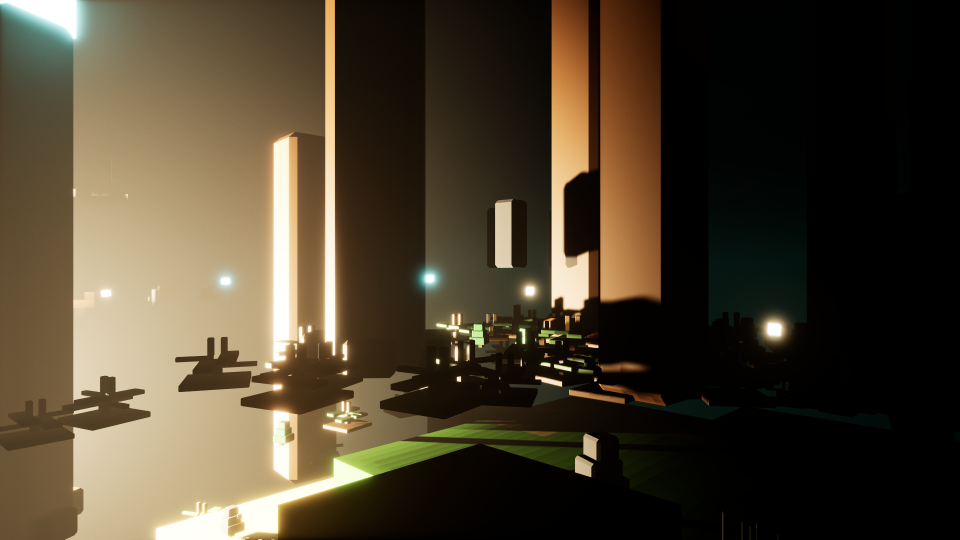
#> input picture data/islands/oddsreaper/shots/hero_unreal_play.png, 1920 x 1080 px, found by its file name (shown at 1/2 size)
$ python test_hero_storm_rgb.py
#> lines starting #> are read from the running program, lines starting #| are printed output that depends on the picture
### tools/islands/oddsreaper/oddsreaper_turn.py
# SPDX-License-Identifier: MIT
"""OddsReaper's 20-minute editor turn, in order, hard-capped at 18 min. Run ONLY when 2hot2trot/referee grants the slot.
    python oddsreaper_turn.py [--skip-build]
Steps: preflight -> build DaedalusLink (unreal-job -Start -Fast; reopens editor) -> sky director -> island ->
SAVE sublevel+DaedalusWorld (before shot; bridge timeout can't zero the turn) -> write island_result.json ->
hero shot (SceneCapture2D warm, then viewport retry + HighResShot) -> 20 s Play check + shot (if time) ->
stop Play -> restore_world_sky (Clear) -> save OddsReaperIsland ONLY -> verify Clear -> tidy -> post DONE + HANDOFF
$OR_NEXT (default art-master-flex) on the team link. Never a blind bridge save after Play (round 3/4 storm leak).
Talks to the Claude Unreal Bridge (127.0.0.1:9877, PROTOCOL.md). Whatever fails, it always stops Play and saves.
Bridge liveness PREFLIGHT before TURN START: short ping; if the bridge is dead (GPU-crashed editor, refused or hung)
it posts one HOLD note, does NOT start the 18-min clock or place anything, re-pings every OR_PREFLIGHT_S (default 30 s)
and needs two good pings in a row, until alive or give-up (default turn start + 60 min, OR_GIVE_UP_MIN; OR_GIVE_UP=HH:MM rolls past midnight). Each check writes
bot-team/shots/oddsreaper/bridge_status.json {ok, ts, detail}. Build (-Fast) only runs after the bridge is alive
(or after a successful preflight recovery); never burn the turn on a dead editor."""
from pathlib import Path
import base64, datetime as dt, json, os, shutil, socket, subprocess, sys, time

T0 = time.time(); CAP = 18 * 60
REPO = r"C:\Users\730ri\projects\Daedalus2"
PY = REPO + r"\engines\unreal\DaedalusLink\Content\Python"
TOOL = REPO + r"\tools\islands\oddsreaper"
LAYOUT = REPO + r"\data\islands\oddsreaper\layout.json"
SHOTS = r"C:\Users\730ri\projects\bot-team\shots\oddsreaper"
RESULT = os.path.join(SHOTS, "island_result.json")
OUTBOX = r"C:\Users\730ri\projects\bot-team\link\outbox\oddsreaper.jsonl"
TIDY = r"C:\Users\730ri\projects\studio-screen-connector\tidy.ps1"
NEXT = os.environ.get("OR_NEXT", "art-master-flex")  # round 3+: set OR_NEXT to whoever the referee names
PORT = int(os.environ.get("OR_BRIDGE_PORT", "9877"))
PREFLIGHT_S = int(os.environ.get("OR_PREFLIGHT_S", "30"))
PING_S = int(os.environ.get("OR_PING_S", "5"))
GIVE_UP_HHMM = os.environ.get("OR_GIVE_UP", "")  # "" = start + OR_GIVE_UP_MIN; a passed HH:MM rolls to tomorrow
GIVE_UP_MIN = int(os.environ.get("OR_GIVE_UP_MIN", "60"))
LOG = []


MIN_BUILD_GB = float(os.environ.get("OR_MIN_BUILD_GB", "2.0"))  # -Fast build reopens the editor (big RAM spike)
MIN_PLAY_GB = float(os.environ.get("OR_MIN_PLAY_GB", "1.5"))    # PIE duplicates the world; referee: ~1 GB free, batch small
# Island-only temp capture lights (disk-saver/hephaestus lit-capture pattern, storm-cool tint).
# SceneCapture blacks out when the world is dark; warm daylight fills would wash oddsreaper_storm to Clear.
# Spawn tagged OR_TEMP_* for the shot only, destroy before any save. OR_TEMP_LIGHTS=0 disables.
TEMP_LIGHT_TAG = "OR_TempCapture"
TEMP_LIGHT_PREFIX = "OR_TEMP_"
TEMP_FILL_INTENSITY = 2.5e5   # half of heph/disk-saver 5e5 — keep stormish luma
TEMP_SUN_INTENSITY = 4.0
TEMP_EV100 = 10.0
TEMP_LIGHT_RGB = (180, 200, 255)  # cool storm fill (not warm daylight 255,244,225)


# [41 lines left out: functions temp_lights_plan, is_temp_light_actor, free_ram_gb, ram_ok, not called in this run]


def left(): return CAP - (time.time() - T0)
def say(m): line = f"[{(time.time() - T0) / 60:5.1f}m] {m}"; print(line, flush=True); LOG.append(line)
def link(text, to="*"):
    with open(OUTBOX, "a", encoding="utf-8") as f: f.write(json.dumps({"to": to, "type": "note", "body": {"text": text}}) + "\n")


# [24 lines left out: functions write_result, call, not called in this run]


def py(code, timeout=600):
    return call("execute_python", timeout=timeout, code=code).get("result")


# [242 lines left out: functions wait_bridge, _give_up_dt, bridge_alive, preflight, scene_capture_hero, take_hero_shot, not called in this run]


STORM_CODE = r"""import unreal
w = unreal.EditorLevelLibrary.get_game_world()
# Sublevel streaming: MoodVolume lives on OddsReaperIsland. If that streaming level is unloaded in PIE,
# volumes=[] and only the director fallback runs (sky ok, but volume-driven wetness/hold never fires).
streamed = []
if w:
    try:
        _sl = unreal.GameplayStatics.get_streaming_level(w, "OddsReaperIsland")
        if _sl:
            _sl.set_should_be_loaded(True); _sl.set_should_be_visible(True); streamed.append("OddsReaperIsland")
    except Exception: pass
    for sl in list(getattr(w, "get_streaming_levels", lambda: [])() or []):
        pkg = ""
        for prop in ("world_asset_package_f_name", "package_name"):
            try:
                pkg = str(sl.get_editor_property(prop)); break
            except Exception:
                pass
        if "OddsReaper" not in pkg:
            continue
        for prop, val in (("should_be_loaded", True), ("should_be_visible", True)):
            try: sl.set_editor_property(prop, val)
            except Exception: pass
        for meth in ("set_should_be_loaded", "set_should_be_visible"):
            try: getattr(sl, meth)(True)
            except Exception: pass
        streamed.append(pkg)
d = [a for a in unreal.GameplayStatics.get_all_actors_of_class(w, unreal.DaedalusSkyDirector)] if w else []
# Round-3 turn logged volumes=0 even after the streaming flip: should_be_loaded only takes effect on a later
# streaming update (same-tick search sees nothing), and PIE copies may not carry the editor actor label.
# Flush streaming first, then match by label OR by the volume's mood row (set from layout.json at placement).
flushed = False
if w and streamed:
    try: unreal.GameplayStatics.flush_level_streaming(w); flushed = True
    except Exception: pass
allv = list(unreal.GameplayStatics.get_all_actors_of_class(w, unreal.DaedalusMoodVolume)) if w else []
def _vmood(a):
    try: return str(a.get_editor_property("mood"))
    except Exception: return ""
v = [a for a in allv if "OddsReaper" in a.get_actor_label()]
vmatch = "label" if v else None
if not v:
    v = [a for a in allv if _vmood(a) == "oddsreaper_storm"]; vmatch = "mood" if v else None
def st(x): return {"hour": round(x.get_hour(), 2), "weather": str(x.get_editor_property("weather")), "mood": str(x.get_editor_property("mood"))}
def setp(o, name, val):
    for p in (name, "b_" + name):
        try: o.set_editor_property(p, val); return True
        except Exception: pass
    return False
before = st(d[0]) if d else None
via = None
pinned = {}
if v and hasattr(v[0], "apply_now"):
    # PIE copy only (Stop discards it). The volume's 0.5 s view Tick reads the PLAYER camera, which sits on the
    # main island 4 km away, so it would call Restore() right after apply_now and blend back to Clear daylight
    # before the SceneCapture hero shot. Pin it: no view trigger, no restore on exit.
    pinned = {"trigger_on_view_off": setp(v[0], "trigger_on_view", False), "restore_on_exit_off": setp(v[0], "restore_on_exit", False)}
    v[0].apply_now(True); via = "volume.apply_now"
elif d:
    setp(d[0], "clock_running", False); d[0].set_editor_property("auto_weather_hours", 0.0)
    d[0].set_time_of_day(18.75); d[0].set_mood("oddsreaper_storm", True); d[0].set_weather(unreal.DaedalusWeather.STORM, True); via = "director"
# materials_mpc.json storm contract so felt/cliff/cistern MIDs match the sky look during the Play hero shot.
mpc_set = {}
try:
    mpc = None
    for path in ("/Game/OddsReaper/MPC_OR_SkyWeather", "/Game/OddsReaper/Art/MPC_OR_SkyWeather", "/Game/Daedalus/MPC_OR_SkyWeather"):
        if unreal.EditorAssetLibrary.does_asset_exist(path):
            mpc = unreal.EditorAssetLibrary.load_asset(path); break
    if mpc and w:
        for name, val in (("WindStrength", 0.95), ("Wetness", 1.0), ("StormPulse", 1.0), ("NightMask", 0.25)):
            try:
                unreal.MaterialLibrary.set_scalar_parameter_value(w, mpc, name, float(val)); mpc_set[name] = val
            except Exception as e:
                mpc_set[name] = "err:" + str(e)[:48]
    else:
        mpc_set = {"skipped": "mpc asset missing (data contract only until editor turn)"}
except Exception as e:
    mpc_set = {"error": str(e)[:80]}
result = {"directors": len(d), "volumes": len(v), "volumes_all": len(allv), "vmatch": vmatch, "flushed": flushed, "via": via, "pinned": pinned, "streamed": streamed, "mpc": mpc_set, "before": before, "after": st(d[0]) if d else None}"""
# Read-back after a few game ticks: proves the storm held (not restored by a volume Tick) before the shot.
STORM_CHECK_CODE = r"""import unreal
w = unreal.EditorLevelLibrary.get_game_world()
d = [a for a in unreal.GameplayStatics.get_all_actors_of_class(w, unreal.DaedalusSkyDirector)] if w else []
x = d[0] if d else None
result = {'hour': round(x.get_hour(), 2), 'weather': str(x.get_editor_property('weather')), 'mood': str(x.get_editor_property('mood'))} if x else None"""


# [5 lines left out: function storm_held, not called in this run]


def daylightish_rgb(mean_r, mean_b, lum):
    """Gate: warm+bright OR washed-bright (lum>140) = not storm. Round-2 was warm daylight; round-3 false OK was cool washed sky lum~220."""
    lum = float(lum); mean_r = float(mean_r); mean_b = float(mean_b)
    if lum > 140:
        return True
    return lum > 95 and mean_r > mean_b + 5


def hero_storm_rgb(path):
    """Mean RGB / luminance of a Play hero PNG. Round-2 play shot was daylightish (lum~145, R>B).
    Storm look should be cooler/darker. Pure/headless; returns None if file missing or unreadable."""
    try:
        from PIL import Image
    except ImportError:
        return None
    p = Path(path) if not isinstance(path, Path) else path
    if not p.is_file():
        return None
    try:
        im = Image.open(p).convert("RGB")
        w, h = im.size
#> w = 1920; h = 1080
        px = list(im.getdata())[::16]
#> px = 129600 items
        if not px:
            return None
        r = sum(c[0] for c in px) / len(px)
#> r = 75.85
        g = sum(c[1] for c in px) / len(px)
#> g = 64.92
        b = sum(c[2] for c in px) / len(px)
#> b = 46.79
        lum = 0.2126 * r + 0.7152 * g + 0.0722 * b
#> lum = 65.94
        sky = im.crop((0, 0, w, max(1, h // 4)))
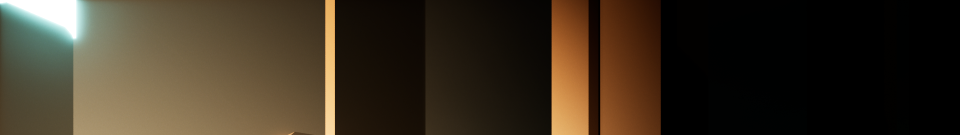
#> sky: PIL image 1920x270 RGB (shown at 1/2 size); mean R, G, B 59.5, 48.8, 33.7
        spx = list(sky.getdata())[::8]
#> spx = 64800 items
        sr = sum(c[0] for c in spx) / len(spx)
#> sr = 59.77
        sg = sum(c[1] for c in spx) / len(spx)
#> sg = 48.98
        sb = sum(c[2] for c in spx) / len(spx)
#> sb = 33.79
        daylightish = daylightish_rgb(r, b, lum)
#> daylightish = False
        stormish = (not daylightish) and ((b >= r - 2 and lum < 110) or (sb >= sr and lum < 100) or lum < 70)
#> stormish = True
        return {
            "path": str(p), "w": w, "h": h,
            "mean": {"R": round(r, 1), "G": round(g, 1), "B": round(b, 1)},
            "lum": round(lum, 1),
            "sky": {"R": round(sr, 1), "G": round(sg, 1), "B": round(sb, 1)},
            "daylightish": daylightish, "stormish": stormish,
        }
    except Exception as e:
        return {"error": str(e)[:120]}


# [19 lines left out: function force_storm_in_pie, not called in this run]


def run_file(path, timeout):
    return py(f"import runpy,sys; sys.path.insert(0, r'{os.path.dirname(path)}'); "
              f"result = runpy.run_path(r'{path}', run_name='oddsreaper_turn')['run']()", timeout)


# ---- Post-Play save contract (round 3/4 lesson) ------------------------------------------------------------------
# The bridge "save" command is save_current_level + save_dirty_packages(True, True): it writes EVERY dirty package,
# including the persistent DaedalusWorld. In rounds 3/4 that put the oddsreaper_storm look (Storm, 18.75, clock
# paused) on disk for every island. After Play we therefore never blind-save. Sequence (post_play_plan):
#   stop -> restore_world_sky.py (young_meadow / Clear / 9.4 / clock running, its own verified persistent-map save)
#        -> save the OddsReaperIsland sublevel ONLY (set current + save_current_level; same as fix_oddsreaper_storm / r4_pie)
#        -> verify the editor-world director is Clear; if DaedalusWorld.umap moved during our sublevel save or the
#           world is not Clear, run restore_world_sky + verify once more.
SUBLEVEL = "OddsReaperIsland"
WORLD_UMAP = r"C:\Unreal\DaedalusRealm\Content\Daedalus\DaedalusWorld.umap"
SUB_UMAP = r"C:\Unreal\DaedalusRealm\Content\OddsReaper\Maps\OddsReaperIsland.umap"
RESTORE_WORLD_SKY = os.path.join(TOOL, "restore_world_sky.py")
CLEAR_WORLD = {"mood": "young_meadow", "weather": "CLEAR", "hour": 9.4, "clock_running": True}
CLEAR_HOUR_TOL = float(os.environ.get("OR_CLEAR_HOUR_TOL", "0.5"))  # clock runs after restore; allow small drift
POST_PLAY_SEQUENCE = ("stop", "restore_world_sky", "save_sublevel", "verify_clear")


def post_play_plan():
    """Pure contract: the post-Play order. There is no blind bridge 'save' step in it."""
    return list(POST_PLAY_SEQUENCE)


# [33 lines left out: functions world_clear, world_umap_jumped, needs_reclear, not called in this run]


SAVE_SUBLEVEL_CODE = r"""import unreal, os, time
W = r"@WORLD_UMAP@"; S = r"@SUB_UMAP@"; NAME = "@SUBLEVEL@"
def m(p): return os.path.getmtime(p) if os.path.exists(p) else 0.0
les = unreal.get_editor_subsystem(unreal.LevelEditorSubsystem)
def cur():
    try: return str(les.get_current_level().get_outer().get_name())
    except Exception: return ""
prev = cur(); wb, sb = m(W), m(S)
les.set_current_level_by_name(NAME)
now = cur()
saved = bool(les.save_current_level()) if now == NAME else False  # current sublevel package only (no dirty-package sweep)
time.sleep(0.15)
wa, sa = m(W), m(S)
if prev and prev != NAME:
    try: les.set_current_level_by_name(prev)
    except Exception: pass
result = {"saved": saved, "current": now, "prev": prev, "world_umap_before": wb, "world_umap_after": wa,
          "sub_umap_before": sb, "sub_umap_after": sa, "sub_written": sa > sb}""".replace(
    "@WORLD_UMAP@", WORLD_UMAP).replace("@SUB_UMAP@", SUB_UMAP).replace("@SUBLEVEL@", SUBLEVEL)

VERIFY_CLEAR_CODE = r"""import unreal, os
W = r"@WORLD_UMAP@"
actors = unreal.get_editor_subsystem(unreal.EditorActorSubsystem).get_all_level_actors()
d = [a for a in actors if isinstance(a, unreal.DaedalusSkyDirector)]
def gp(o, name):
    for p in (name, "b_" + name):
        try: return o.get_editor_property(p)
        except Exception: pass
    return None
if d:
    x = d[0]
    try: hour = float(x.get_hour())
    except Exception: hour = float(gp(x, "time_of_day") or -1)
    cr = gp(x, "clock_running")
    result = {"directors": len(d), "mood": str(gp(x, "mood")), "weather": str(gp(x, "weather")), "hour": round(hour, 2),
              "clock_running": (bool(cr) if cr is not None else None),
              "world_umap_mtime": os.path.getmtime(W) if os.path.exists(W) else 0.0}
else:
    result = {"directors": 0}""".replace("@WORLD_UMAP@", WORLD_UMAP)


# [157 lines left out: functions post_play_save, hero_target_from_layout, main, not called in this run]


# [30 lines that do not run on import are left out]

### tools/islands/oddsreaper/test_hero_storm_rgb.py
# SPDX-License-Identifier: MIT
"""Headless: daylight RGB gate for OddsReaper Play hero shot (round-2 bug class).

Round-2 hero was daylightish (lum~145, R>B). Round-3 false-OK was washed cool sky (lum~220).
Gate rejects warm+bright OR any lum>140. Run: python test_hero_storm_rgb.py
"""
import os, sys
sys.path.insert(0, os.path.dirname(os.path.abspath(__file__)))
import oddsreaper_turn as t

assert t.daylightish_rgb(142.4, 129.5, 145.5), "round-2 warm baseline"
assert t.daylightish_rgb(211.8, 226.9, 219.5), "round-3 washed cool sky must gate"
assert t.daylightish_rgb(150, 120, 100), "warm bright"
assert not t.daylightish_rgb(80, 90, 70), "cool dark storm-ish"
assert not t.daylightish_rgb(76, 47, 66), "storm play hero class"
assert not t.daylightish_rgb(100, 100, 120), "border: not warm, lum<=140"

src = open(t.__file__, encoding="utf-8").read()
assert "storm slipped after settle" in src
assert "hero_storm_rgb" in src and "daylightish_rgb" in src
assert "lum > 140" in src

play = os.path.join(t.SHOTS, "hero_unreal_play.png")
rgb = t.hero_storm_rgb(play)
#> rgb = 8 items
if isinstance(rgb, dict) and "mean" in rgb:
    print(f"current play hero: {rgb}")
#> (printed output is left out)
    # after successful round-3c, expect stormish (or at least not washed)
    assert not rgb.get("daylightish"), f"play hero still gated as daylight: {rgb}"
else:
    print(f"play hero not readable ({rgb}); unit tests still PASS")

print("test_hero_storm_rgb: ALL PASS")
